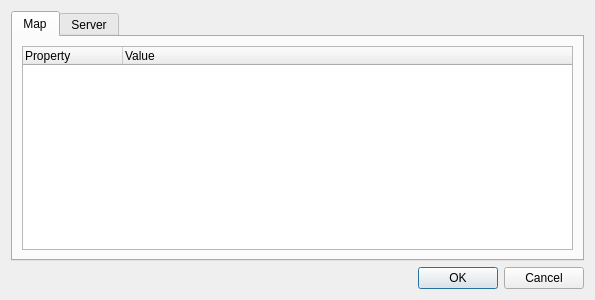
<?xml version="1.0" encoding="UTF-8"?>
<ui version="4.0">
 <class>IDlgMapWmsConfig</class>
 <widget class="QDialog" name="IDlgMapWmsConfig">
  <property name="geometry">
   <rect>
    <x>0</x>
    <y>0</y>
    <width>595</width>
    <height>300</height>
   </rect>
  </property>
  <property name="windowTitle">
   <string>Config WMS</string>
  </property>
  <layout class="QVBoxLayout" name="verticalLayout">
   <item>
    <widget class="QTabWidget" name="tabWidget">
     <property name="currentIndex">
      <number>0</number>
     </property>
     <widget class="QWidget" name="tab">
      <attribute name="title">
       <string>Map</string>
      </attribute>
      <layout class="QVBoxLayout" name="verticalLayout_2">
       <item>
        <widget class="QTreeWidget" name="treeMapConfig">
         <column>
          <property name="text">
           <string>Property</string>
          </property>
         </column>
         <column>
          <property name="text">
           <string>Value</string>
          </property>
         </column>
        </widget>
       </item>
      </layout>
     </widget>
     <widget class="QWidget" name="tab_2">
      <attribute name="title">
       <string>Server</string>
      </attribute>
     </widget>
    </widget>
   </item>
   <item>
    <widget class="QDialogButtonBox" name="buttonBox">
     <property name="orientation">
      <enum>Qt::Horizontal</enum>
     </property>
     <property name="standardButtons">
      <set>QDialogButtonBox::Cancel|QDialogButtonBox::Ok</set>
     </property>
    </widget>
   </item>
  </layout>
 </widget>
 <resources/>
 <connections>
  <connection>
   <sender>buttonBox</sender>
   <signal>accepted()</signal>
   <receiver>IDlgMapWmsConfig</receiver>
   <slot>accept()</slot>
   <hints>
    <hint type="sourcelabel">
     <x>248</x>
     <y>254</y>
    </hint>
    <hint type="destinationlabel">
     <x>157</x>
     <y>274</y>
    </hint>
   </hints>
  </connection>
  <connection>
   <sender>buttonBox</sender>
   <signal>rejected()</signal>
   <receiver>IDlgMapWmsConfig</receiver>
   <slot>reject()</slot>
   <hints>
    <hint type="sourcelabel">
     <x>316</x>
     <y>260</y>
    </hint>
    <hint type="destinationlabel">
     <x>286</x>
     <y>274</y>
    </hint>
   </hints>
  </connection>
 </connections>
</ui>
